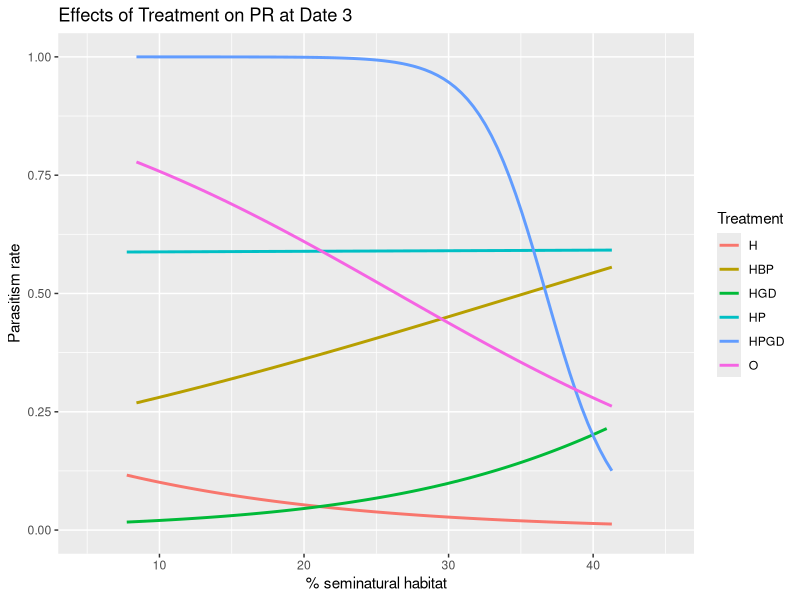
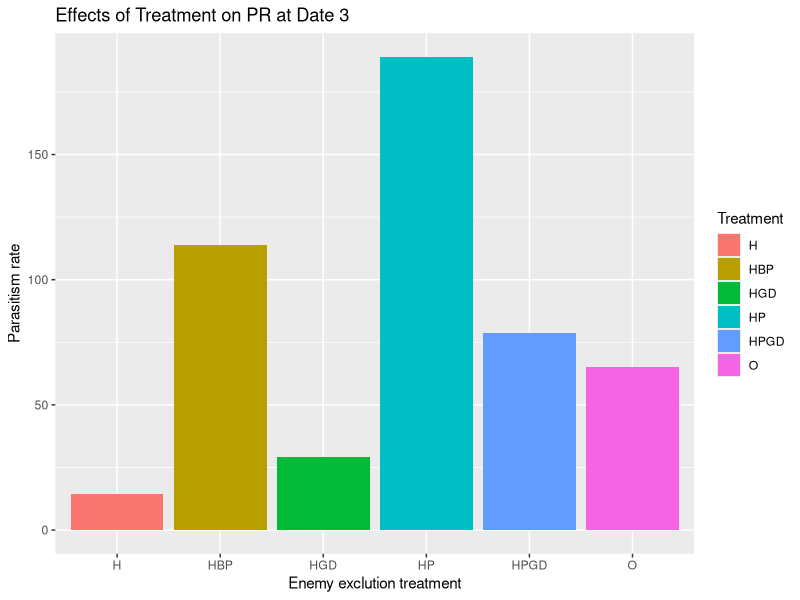

Here is the R script that generated these plots, in order:
#Date3_Parasitism rate
#import data file
library(readr)
Data1 <- read.table("Project data.csv", header = TRUE, dec = ",", sep =";")

###dataframe for sampling date3 
DATE3 <- Data1[Data1$Date == "3", ]
DATE3_200 <-  subset(DATE3, DATE3$BUFF_DIST == "200")

#########Line graph##############
# parasitism rate 
PR_D3_line　<- DATE3_200$aphid_parasitized/(DATE3_200$aphid_live + DATE3_200$aphid_parasitized)

#dataframe including Parasitism Rate 
DATE3PR_line <- data.frame(DATE3_200,PR_D3_line)

#plot for % Seminatural habitat and Parasitism rate
library(ggplot2)
PR_D3_line <- ggplot(DATE3PR_line, aes(x = Pt.seminatural, y = PR_D3_line, color = Treatment))
PR_D3_line <- PR_D3_line + labs(x= "% seminatural habitat", y="Parasitism rate", title = "Effects of Treatment on PR at Date 3")
# for scatter plot: use geom_point()
PR_D3_line <- PR_D3_line + geom_smooth(method = "glm", method.args = list(family = binomial), se = F)
PR_D3_line <- PR_D3_line +xlim(5,45) +ylim(0, 1)
print(PR_D3_line)

#########Bar graph##############
# parasitism rate - Treatment
PR_D3_bar　<- DATE3$aphid_parasitized/(DATE3$aphid_live + DATE3$aphid_parasitized)

#dataframe including parasitism rate at date3 
DATE3PR_bar <- data.frame(DATE3,PR_D3_bar)

#plot 
library(ggplot2)
Bar_PRD3 <- ggplot(DATE3PR_bar, aes(x = Treatment, y = PR_D3_bar, fill = Treatment))
Bar_PRD3 <- Bar_PRD3 + geom_bar(stat = "identity")
Bar_PRD3 <- Bar_PRD3 + labs(x= "Enemy exclution treatment", y="Parasitism rate", title = "Effects of Treatment on PR at Date 3")
plot(Bar_PRD3)

